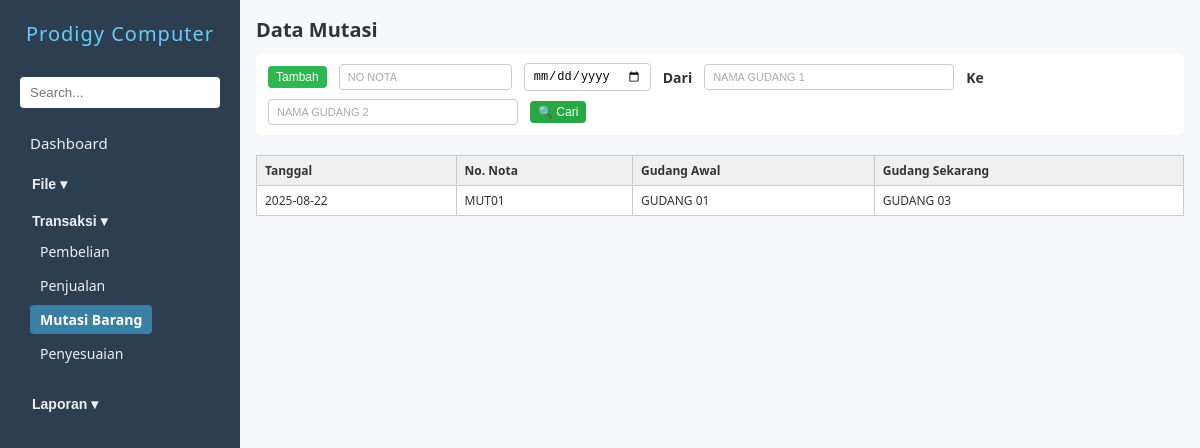
/mutasi.php, run on an earlier commit of the app's database.
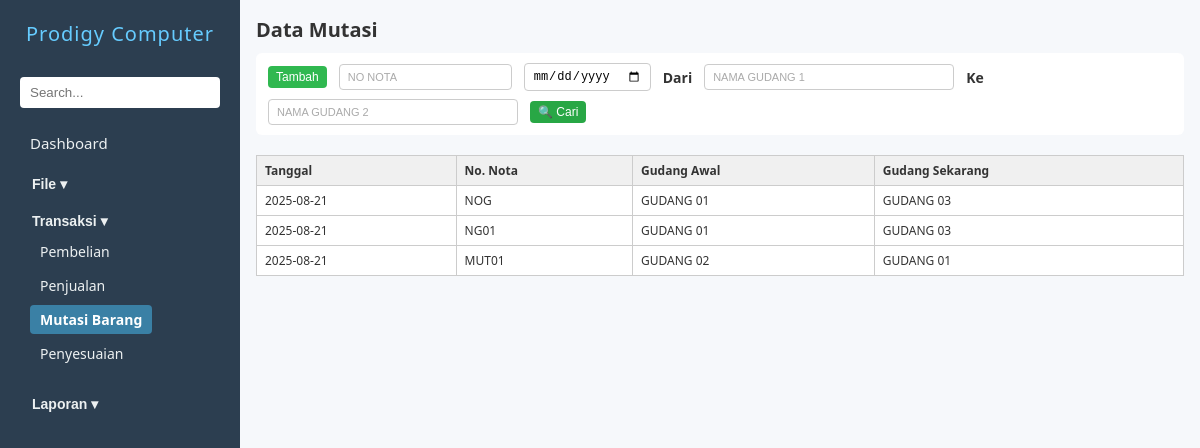
And on a later commit of the database.
### tables this page shows
CREATE TABLE `zmutasi` (
  `nonota` char(30) DEFAULT NULL,
  `tgl` date DEFAULT NULL,
  `kodegd1` char(10) DEFAULT NULL,
  `kodegd2` char(10) NOT NULL
);

CREATE TABLE `zgudang` (
  `kodegd` char(20) NOT NULL,
  `namagd` char(50) NOT NULL
);

### mutasi.php (the view, shortened to what this page needs)
<?php
include 'koneksi.php';
$query = mysqli_query($conn, "
    SELECT
        zmutasi.tgl,
        zmutasi.nonota,
        g1.namagd AS namagd1,
        g2.namagd AS namagd2
    FROM zmutasi
    LEFT JOIN zgudang g1 ON zmutasi.kodegd1 = g1.kodegd
    LEFT JOIN zgudang g2 ON zmutasi.kodegd2 = g2.kodegd
    ORDER BY zmutasi.tgl DESC, zmutasi.nonota DESC
    LIMIT 10
");
?>
<!DOCTYPE html>
<html lang="en">
<head>
    <link rel="stylesheet" href="navbar.css" />
    <link rel="stylesheet" href="form.css" />
</head>
<body>
    <?php include 'navbar.php'; ?>
    <main>
        <h2>Data Mutasi</h2>
        <div class="action-bar">
            <button type="button" class="action-btn tambah" onclick="window.location.href='inputmutasi.php'">Tambah</button>
            <input type="text" id="inputNoNota" placeholder="No Nota" style="text-transform: uppercase;">
            <input type="date" id="inputTgl">
            <span> Dari </span>
            <input type="text" name="namagd1" id="inputNamagd1" placeholder="Nama gudang 1" class="medium-input" style="text-transform: uppercase;">
            <span> Ke </span>
            <input type="text" name="namagd2" id="inputNamagd2" placeholder="Nama gudang 2" class="medium-input" style="text-transform: uppercase;">
            <button type="button" class="action-btn cari" onclick="triggerSearch()">🔍 Cari</button>
        </div>
        <div id="tabelHasil" class="form-grid" style="margin-top: 20px;">
            <table class="tabel-hasil">
                <thead>
                    <tr>
                        <th>Tanggal</th>
                        <th>No. Nota</th>
                        <th>Gudang Awal</th>
                        <th>Gudang Sekarang</th>
                    </tr>
                </thead>
                <tbody>
                    <?php while ($row = mysqli_fetch_assoc($query)): ?>
                        <tr onclick="tampilkanKonfirmasiEdit('<?= $row['nonota'] ?>')">
                            <td><?= $row['tgl'] ?></td>
                            <td><?= $row['nonota'] ?></td>
                            <td><?= $row['namagd1'] ?></td>
                            <td><?= $row['namagd2'] ?></td>
                        </tr>
                    <?php endwhile; ?>
                </tbody>
            </table>
        </div>
    </main>
</body>
</html>

### navbar.php (shortened to what this page needs)
<?php
$current = basename($_SERVER['PHP_SELF']);
$isFile = in_array($current, ['barang.php', 'supplier.php', 'area.php', 'tipe.php', 'kustomer.php', 'sales.php','gudang.php', 'group.php', 'merek.php', 'golongan.php', 'regisakun.php']);
$isTransaksi = in_array($current, ['pembelian.php', 'penjualan.php', 'mutasi.php', 'penyesuaian.php', 'inputpembelian.php', 'editpembelian.php', 'inputpenjualan.php', 'editpenjualan.php', 'inputmutasi.php', 'editmutasi.php', 'inputpenyesuaian.php', 'editpenyesuaian.php']);
$isLaporan = in_array($current, [
  'LaporanStok.php', 'LaporanPenjualan.php', 'LaporanSupplier.php',
  'LaporanPembelian.php', 'LaporanKustomer.php'
]);
?>
<div class="sidebar" id="sidebarMenu">
    <h1>Prodigy Computer</h1>
    <input type="search" placeholder="Search...">
    <div class="nav-section">
        <a href="dashboard.php" class="nav-link-dasboard">Dashboard</a>
    </div>
    <div class="nav-section">
    <button class="dropdown-toggle <?= $isFile ? 'active-dropdown' : '' ?>" onclick="toggleDropdown('fileDropdown', this)">File ▾</button>
    </div>
    <div class="nav-section">
    <button class="dropdown-toggle <?= $isTransaksi ? 'active-dropdown' : '' ?>" onclick="toggleDropdown('transaksiDropdown', this)">Transaksi ▾</button>
    <div class="dropdown-content <?= $isTransaksi ? 'show' : '' ?>" id="transaksiDropdown">
        <a href="pembelian.php" class="<?= in_array($current, ['pembelian.php', 'inputpembelian.php', 'editpembelian.php']) ? 'active-link' : '' ?>">Pembelian</a>
        <a href="penjualan.php" class="<?= in_array($current, ['penjualan.php', 'inputpenjualan.php', 'editpenjualan.php']) ? 'active-link' : '' ?>">Penjualan</a>
        <a href="mutasi.php" class="<?= in_array($current, ['mutasi.php', 'inputmutasi.php', 'editmutasi.php']) ? 'active-link' : '' ?>">Mutasi Barang</a>
        <a href="penyesuaian.php" class="<?= in_array($current, ['penyesuaian.php', 'inputpenyesuaian.php', 'editpenyesuaian.php']) ? 'active-link' : '' ?>">Penyesuaian</a>
    </div>
    </div>
    <div class="nav-section">
    <button class="dropdown-toggle <?= $isLaporan ? 'active-dropdown' : '' ?>" onclick="toggleDropdown('laporanDropdown', this)">Laporan ▾</button>
    </div>
</div>

### navbar.css (style rules this page uses)
.sidebar { width: 240px; background: #2c3e50; color: #fff; display: flex; flex-direction: column; padding: 20px; overflow-y: auto; }
.sidebar h1 { font-size: 20px; margin-bottom: 30px; text-align: center; font-weight: 500; letter-spacing: 1px; color: #66ccff; }
.sidebar input[type="search"] { width: 100%; padding: 8px 10px; border-radius: 4px; border: none; margin-bottom: 20px; }
.nav-section { display: flex; flex-direction: column; align-items: flex-start; background-color: #2c3e50; width: 185px; color: #fff; margin-bottom: 5px; }
.nav-section a { text-decoration: none; color: #ecf0f1; padding: 5px 10px; margin-bottom: 5px; font-size: 15px; width: 100%; border-radius: 4px; transition: background-color 0.2s ease; }
.dropdown-toggle { background: none; border: none; color: #ecf0f1; padding: 8px 12px; width: 100%; text-align: left; font-size: 14px; cursor: pointer; font-weight: bold; }
.dropdown-content { display: none; flex-direction: column; padding-left: 10px; margin-bottom: 10px; }
.dropdown-content a { font-size: 14px; padding: 5px 10px; }
.dropdown-content.show { display: flex; }
.active-link { background-color: #42a5d6a4; color: white !important; font-weight: bold; }

### form.css (style rules this page uses)
* { box-sizing: border-box; margin: 0; padding: 0; }
body { font-family: "Segoe UI", Tahoma, Geneva, Verdana, sans-serif; display: flex; height: 100vh; background: #f6f8fb; color: #333; }
main { padding: 1rem; flex: 1; overflow-y: auto; }
h2 { margin-bottom: 10px; font-size: 20px; }
.tabel-hasil { width: 100%; border-collapse: collapse; font-size: 14px; margin-top: 10px; }
.tabel-hasil th, .tabel-hasil td { border: 1px solid #ccc; padding: 8px 10px; text-align: left; }
.tabel-hasil th { background-color: #f0f0f0; font-weight: bold; }
a { text-decoration: none; color: #007bff; }
.medium-input { width: 250px; }
.sidebar { transition: left 0.3s ease; }
.action-bar { display: flex; flex-wrap: wrap; align-items: center; gap: 8px 12px; margin-bottom: 4px; background-color: #fff; padding: 10px 12px; border-radius: 6px; }
.action-bar input[type="text"], .action-bar input[type="date"], .action-bar select { padding: 5px 8px; font-size: 12px; border: 1px solid #ccc; border-radius: 4px; min-width: 120px; }
.action-bar input[type="text"]::placeholder { font-size: 11px; color: #aaa; }
.action-bar span { font-size: 14px; font-weight: bold; }
.action-bar .action-btn { padding: 4px 8px; font-size: 12px; border: none; color: white; border-radius: 4px; cursor: pointer; transition: 0.3s ease; }
.action-bar .action-btn.tambah { background-color: #30b850; }
.action-bar .action-btn.cari { background-color: #28a745; }
.tabel-hasil { width: 100%; border-collapse: collapse; margin-top: 1em; font-size: 12px; border: 1px solid #ccc; }
.tabel-hasil th, .tabel-hasil td { padding: 6px 8px; border: 1px solid #ccc; text-align: left; background-color: #fff; }
.tabel-hasil th { background-color: #f0f0f0; font-weight: bold; color: #333; }

What changed in the data, as far as the page shows it:
removed zmutasi: tgl "2025-08-22", nonota "MUT01", zgudang.namagd "GUDANG 01", zgudang.namagd "GUDANG 03"
added zmutasi: tgl "2025-08-21", nonota "NOG", zgudang.namagd "GUDANG 01", zgudang.namagd "GUDANG 03"
added zmutasi: tgl "2025-08-21", nonota "NG01", zgudang.namagd "GUDANG 01", zgudang.namagd "GUDANG 03"
added zmutasi: tgl "2025-08-21", nonota "MUT01", zgudang.namagd "GUDANG 02", zgudang.namagd "GUDANG 01"
